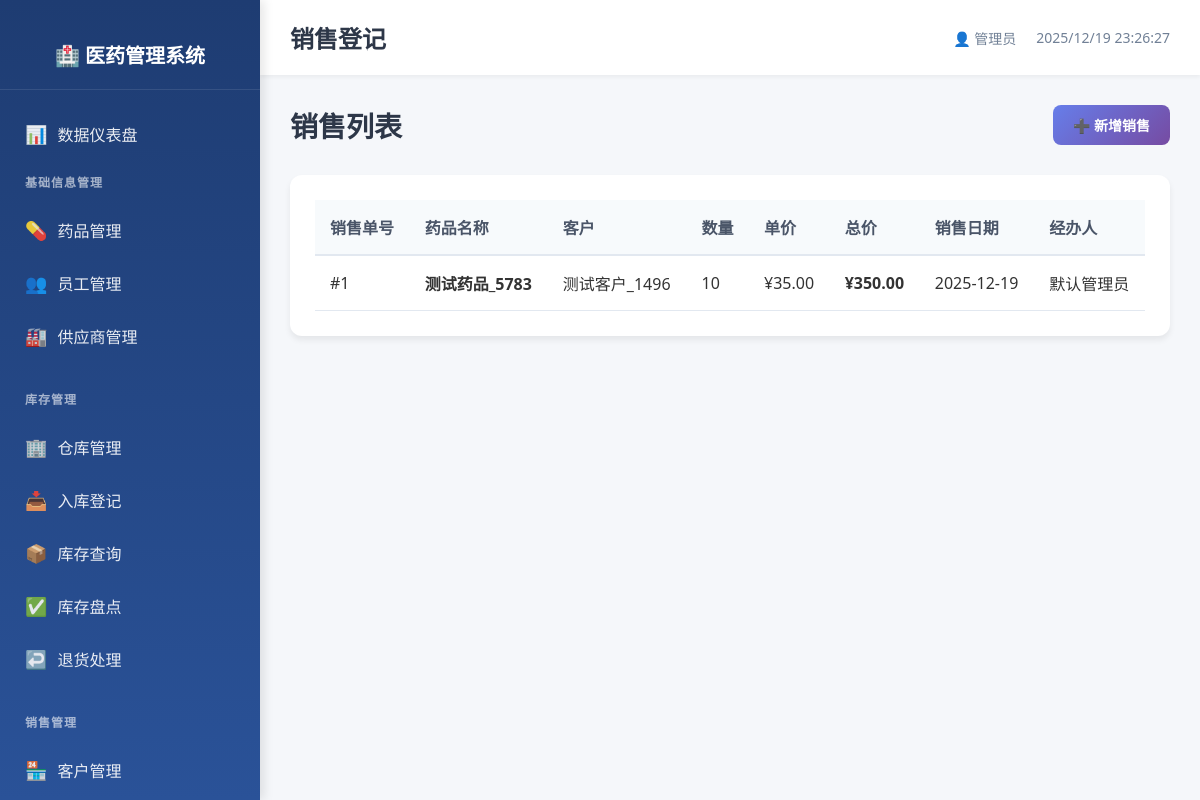
Page /sales/sales on the earlier database version.
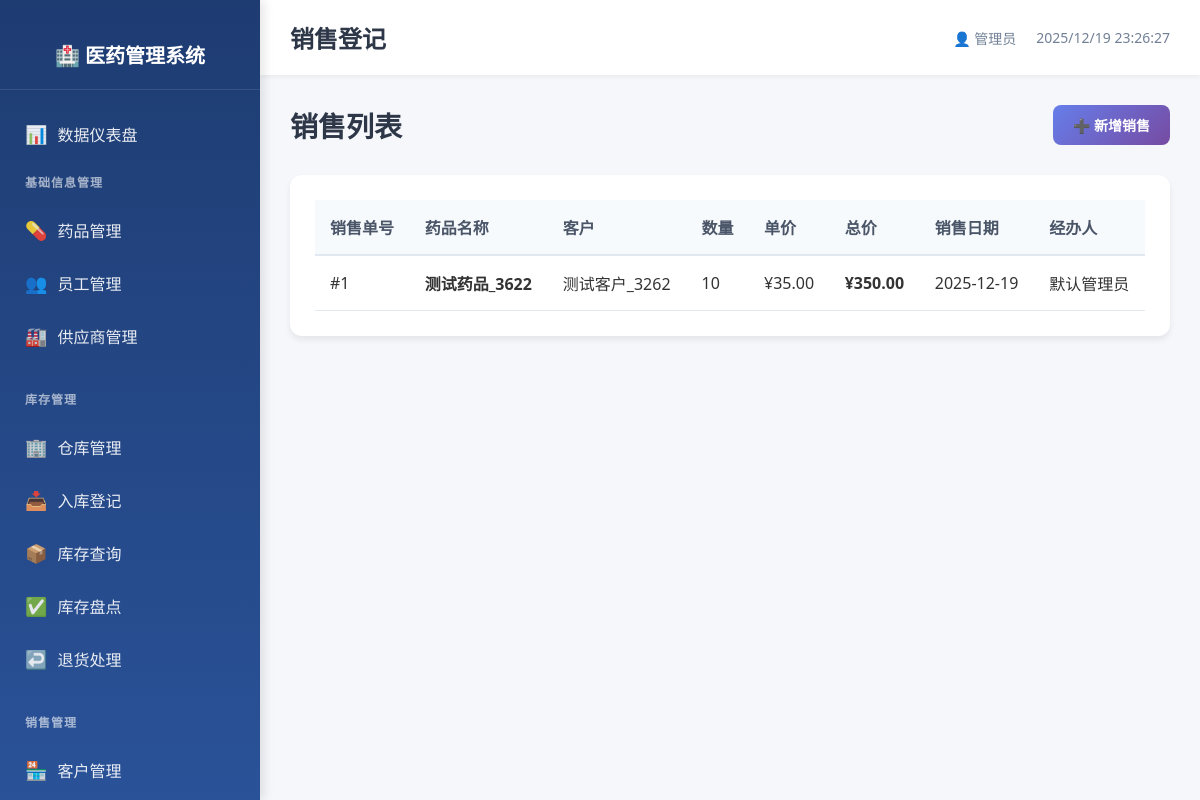
Same page on the later database version.
### models.py (models this page shows)
class Sales(db.Model):
    __tablename__ = 'sales'
    sales_id = db.Column(db.Integer, primary_key=True, autoincrement=True)
    drug_id = db.Column(db.Integer, db.ForeignKey('drug_info.drug_id', ondelete='CASCADE'), nullable=False, index=True)
    customer_id = db.Column(db.Integer, db.ForeignKey('customer_info.customer_id', ondelete='CASCADE'), nullable=False, index=True)
    quantity = db.Column(db.Integer, nullable=False)
    unit_price = db.Column(db.Numeric(10, 2), nullable=False)
    total_price = db.Column(db.Numeric(10, 2), nullable=False)
    sales_date = db.Column(db.Date, nullable=False, index=True)
    employee_id = db.Column(db.Integer, db.ForeignKey('employee_info.employee_id', ondelete='SET NULL'))
    create_time = db.Column(db.DateTime, default=datetime.now, nullable=False)

class DrugInfo(db.Model):
    __tablename__ = 'drug_info'
    drug_id = db.Column(db.Integer, primary_key=True, autoincrement=True)
    name = db.Column(db.String(100), nullable=False, index=True)
    spec = db.Column(db.String(100))
    manufacturer = db.Column(db.String(200))
    approval_number = db.Column(db.String(100), unique=True)
    category = db.Column(db.String(50))  # 处方/非处方
    unit = db.Column(db.String(20))
    purchase_price = db.Column(db.Numeric(10, 2), nullable=False)
    sale_price = db.Column(db.Numeric(10, 2), nullable=False)
    expiry_date = db.Column(db.Date)
    status = db.Column(db.String(20), default='在售', nullable=False)
    create_time = db.Column(db.DateTime, default=datetime.now, nullable=False)
    update_time = db.Column(db.DateTime, default=datetime.now, onupdate=datetime.now, nullable=False)

class CustomerInfo(db.Model):
    __tablename__ = 'customer_info'
    customer_id = db.Column(db.Integer, primary_key=True, autoincrement=True)
    name = db.Column(db.String(100), nullable=False, index=True)
    type = db.Column(db.String(20), nullable=False)  # 零售/批发
    contact = db.Column(db.String(100))
    phone = db.Column(db.String(20), unique=True, index=True)
    address = db.Column(db.String(200))
    create_time = db.Column(db.DateTime, default=datetime.now, nullable=False)
    update_time = db.Column(db.DateTime, default=datetime.now, onupdate=datetime.now, nullable=False)

class EmployeeInfo(db.Model):
    __tablename__ = 'employee_info'
    employee_id = db.Column(db.Integer, primary_key=True, autoincrement=True)
    name = db.Column(db.String(100), nullable=False, index=True)
    department = db.Column(db.String(100))
    position = db.Column(db.String(100))
    phone = db.Column(db.String(20), unique=True)
    hire_date = db.Column(db.Date)
    account = db.Column(db.String(50), unique=True, nullable=False)
    password = db.Column(db.String(200), nullable=False)
    status = db.Column(db.String(20), default='在职', nullable=False)
    create_time = db.Column(db.DateTime, default=datetime.now, nullable=False)
    update_time = db.Column(db.DateTime, default=datetime.now, onupdate=datetime.now, nullable=False)

### routes/sales_mgmt.py (the view)
@sales_bp.route('/sales')
def sales_list():
    sales_list = db.session.query(Sales, DrugInfo.name, CustomerInfo.name, EmployeeInfo.name).\
        join(DrugInfo, Sales.drug_id == DrugInfo.drug_id).\
        join(CustomerInfo, Sales.customer_id == CustomerInfo.customer_id).\
        join(EmployeeInfo, Sales.employee_id == EmployeeInfo.employee_id).\
        order_by(Sales.sales_date.desc()).all()
    return render_template('sales/sales_list.html', sales_list=sales_list)

### templates/sales/sales_list.html (shortened to what this page needs)
{% extends "base.html" %}
{% block page_title %}销售登记{% endblock %}
{% block content %}
<div class="page-header">
    <h2>销售列表</h2>
    <a href="{{ url_for('sales.sales_add') }}" class="btn btn-primary">
        ➕ 新增销售
    </a>
</div>
<div class="table-card">
    <table class="data-table">
        <thead>
            <tr>
                <th>销售单号</th>
                <th>药品名称</th>
                <th>客户</th>
                <th>数量</th>
                <th>单价</th>
                <th>总价</th>
                <th>销售日期</th>
                <th>经办人</th>
            </tr>
        </thead>
        <tbody>
            {% for sale, drug_name, customer_name, employee_name in sales_list %}
            <tr>
                <td>#{{ sale.sales_id }}</td>
                <td><strong>{{ drug_name }}</strong></td>
                <td>{{ customer_name }}</td>
                <td>{{ sale.quantity }}</td>
                <td>¥{{ "%.2f"|format(sale.unit_price) }}</td>
                <td><strong>¥{{ "%.2f"|format(sale.total_price) }}</strong></td>
                <td>{{ sale.sales_date }}</td>
                <td>{{ employee_name }}</td>
            </tr>
            {% endfor %}
        </tbody>
    </table>
</div>
{% endblock %}

Differences in the rows shown:
changed Sales "默认管理员": name "测试药品_5783" → "测试药品_3622"; name "测试客户_1496" → "测试客户_3262"
